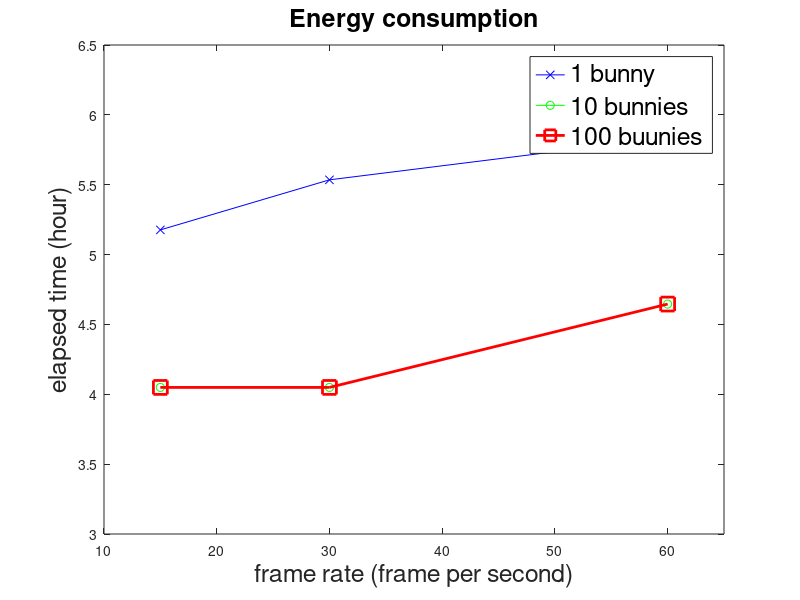

Reproduce this figure in MATLAB. (Note: this script raises an error after producing the figure.)
x = [60 30 15];
y1 = [5.83668027 5.534939044 5.176608811];
y2 = [4.645700278 4.049172509 4.049172509];
y3 = [4.645700278 4.049172509 4.049172509];

figure
p = plot(x,y1, '-bx',...
    x,y2, '-go',...
    x,y3, '-rs',...
    'LineWidth', 2,...
    'MarkerSize', 10);

title('Energy consumption', 'fontsize', 18);
xlabel('frame rate (frame per second)', 'fontsize', 18);
ylabel('elapsed time (hour)', 'fontsize', 18);
legend({'1 bunny', '10 bunnies', '100 buunies'}, 'FontSize', 18);
axis([10 65 3.0 6.5]);

axis_data = gca;
axis_data.YAxis.TickLabelFormat = '%,.1f';
axis_data.XTick = [15 30 60];